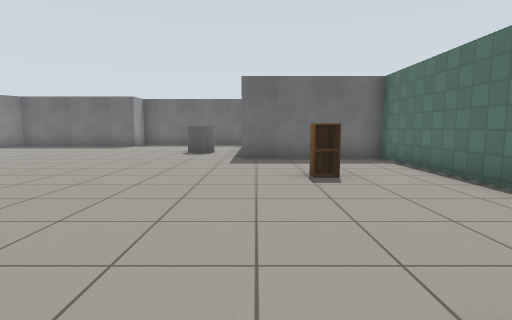
View 1 (above)

12 first-person views from a walk through a world built for the Gazebo simulator. The camera is 0.94 m above the floor, tilts 6° down and sees 80° across. The floor is counted in squares, 1 m on a side. Each view is taken from the middle of a square. On the plan, view 1 faces up. The plan holds only what a view shows up to about 11 squares ahead; the rest is blank. Gazebo's built-in surfaces are drawn with simple patterns.

View 2
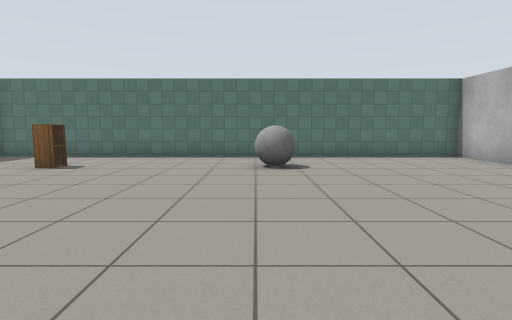

View 3
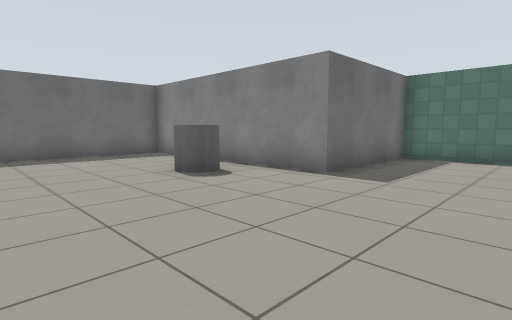

View 4
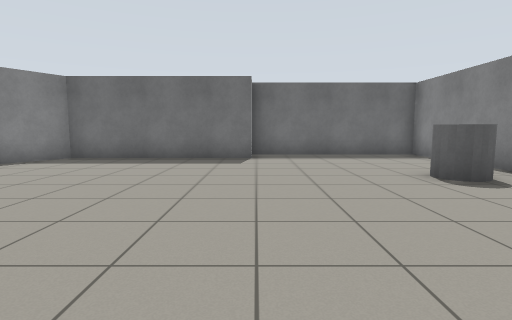

View 5
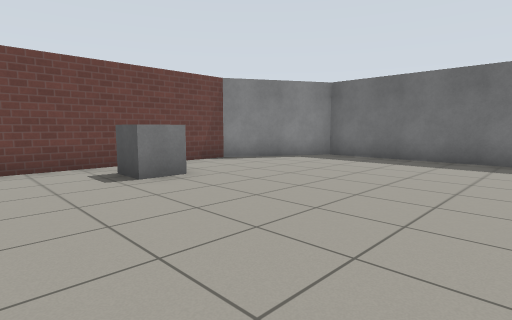

View 6
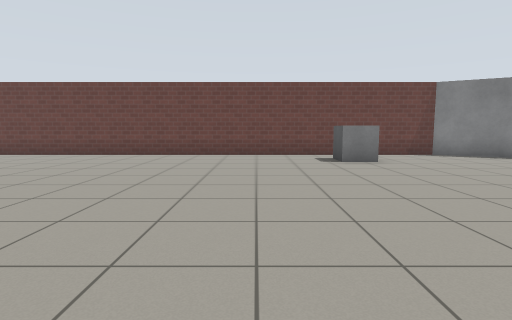

View 7
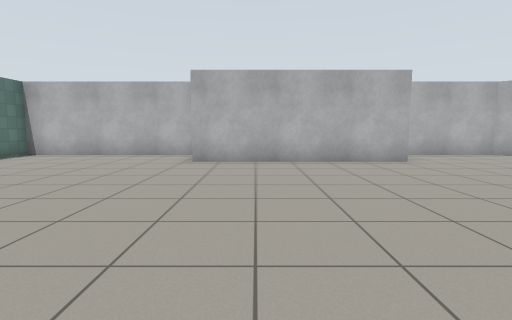

View 8
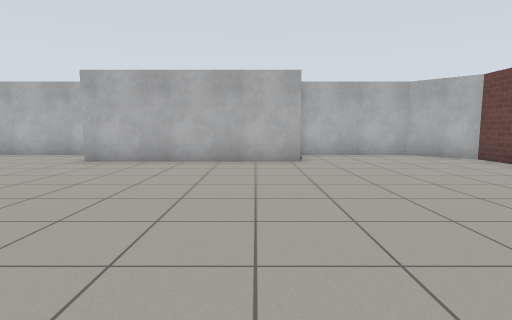

View 9
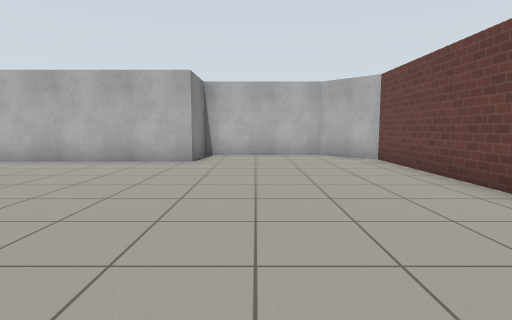

View 10
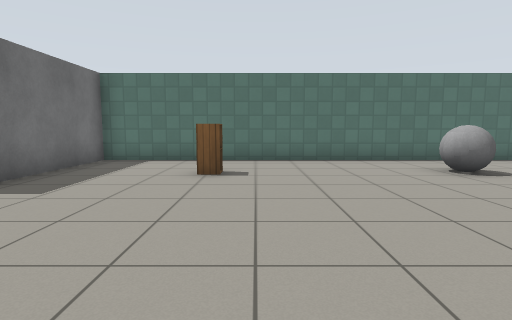

View 11
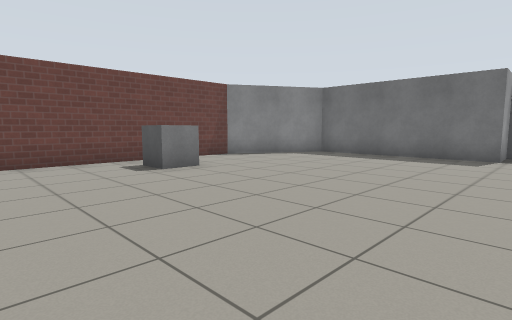

View 12
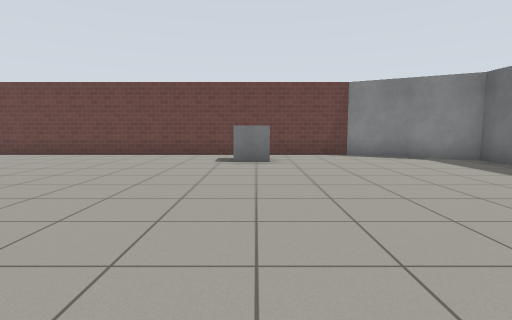

### Floor plan
Points are (right, up) in squares from view 1. A wall is a line through its corners. A room is listed if a view was taken in it or the views show most of it. See-through windows are left out.
Room 1 (views 1, 2, 3, 4, 5, 6, 7, 8, 9, 10, 11, 12)
walls: (-1.9, -5.6) (3.9, -5.6) (3.9, 9.5) (-0.4, 9.5) (-0.4, 16.8) (-6.1, 16.8) (-6.1, 15.5) (-11.8, 15.5) (-13.7, 12.2) (-13.7, -4.1) (-12.2, -5.6) (-8.2, -5.6) (-8.2, -3.5) (-2.1, -3.5)
objects: grey box (-12, 9); grey cylinder (-2, 12); grey ball (1, 0) to (2, 1); cabinet (1, 6)

Where each view was taken, in squares from view 1:
view 1: 0 up, 0 right, facing up
view 2: 1 up, 6 left, facing right
view 3: 6 up, 6 left, facing up-right
view 4: 6 up, 6 left, facing up
view 5: 6 up, 6 left, facing up-left
view 6: 6 up, 3 left, facing left
view 7: 5 up, 4 left, facing down
view 8: 5 up, 7 left, facing down
view 9: 5 up, 10 left, facing down
view 10: 5 up, 5 left, facing right
view 11: 5 up, 5 left, facing up-left
view 12: 9 up, 3 left, facing left
